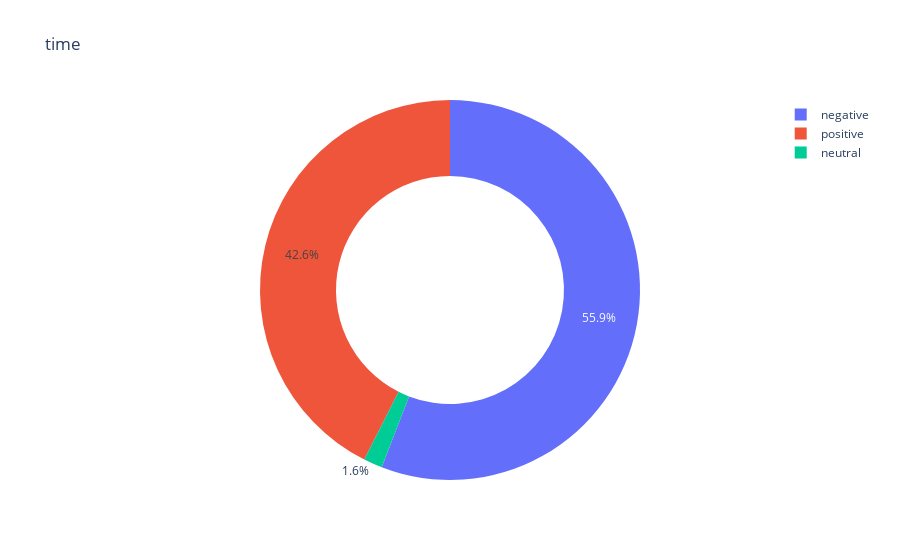

Notebook cell for this chart:
### Code cell
data = df[df['predicted_labels']== labels[0]]
plot_data(data,labels[0])

### Figure 1 — Plotly figure (JSON) as saved in the notebook; plotly's stock layout.template omitted (floating-point values rounded to 4 significant figures)
{"data": [{"domain": {"x": [0, 1], "y": [0, 1]}, "hole": 0.6, "hovertemplate": "label=%{label}<br>value=%{value}<extra></extra>", "labels": ["negative", "neutral", "positive"], "legendgroup": "", "name": "", "showlegend": true, "type": "pie", "values": [105, 3, 80]}], "layout": {"legend": {"tracegroupgap": 0}, "title": {"text": "time"}}}
